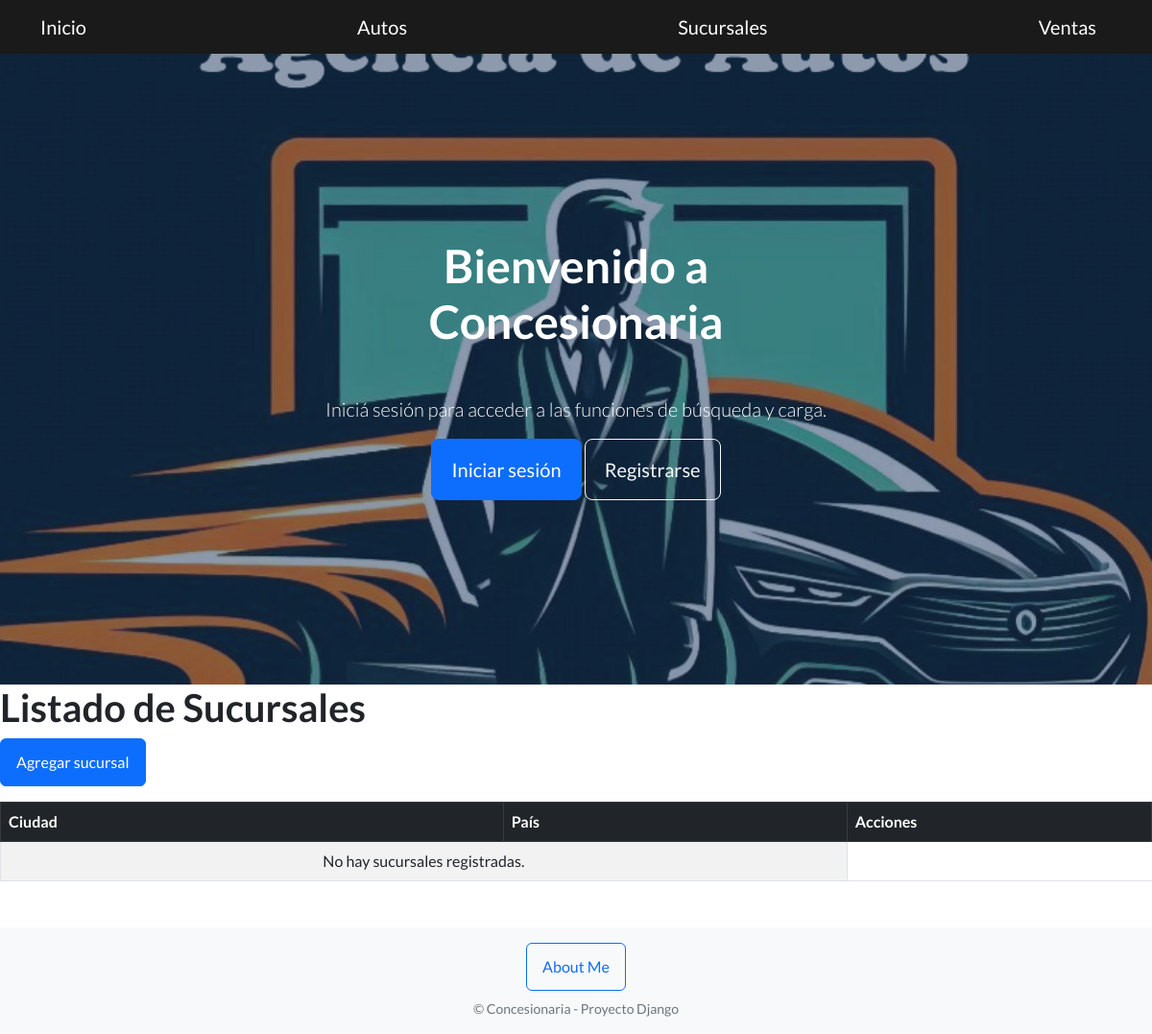
Page /Sucursales/ on the earlier database version.
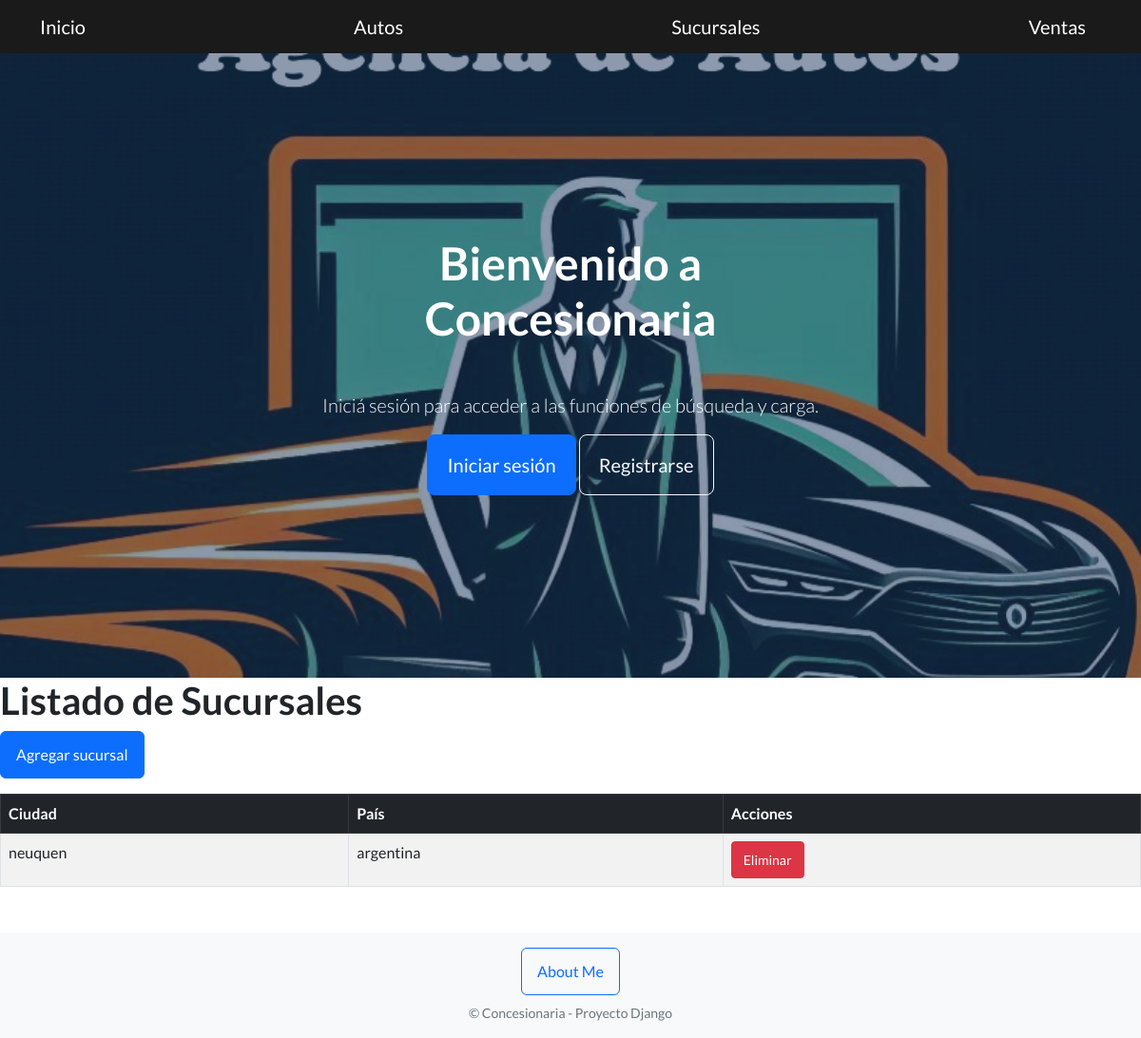
Same page on the later database version.
### AppFinal/models.py (models this page shows)
class Sucursales(models.Model):
    ciudad=models.CharField(max_length=35)
    pais=models.CharField(max_length=15)

### AppFinal/views.py (the view)
# urls.py: path('Sucursales/',views.Sucursales_view, name="Sucursales"),
def Sucursales_view(request):
     Lista_Sucursales = Sucursales.objects.all()
     return render(request, "AppFinal/Sucursales.html", {"sucursales": Lista_Sucursales})

### AppFinal/templates/AppFinal/Sucursales.html
{% extends "AppFinal/inicio.html" %}
{% block contenidoQueCambia %}
<h1>Listado de Sucursales</h1>
<p>
    <a href="{% url 'SucursalesFormulario' %}" class="btn btn-primary">Agregar sucursal</a>
</p>
<table class="table table-striped table-bordered table-hover">
    <thead class="table-dark">
        <tr>
            <th>Ciudad</th>
            <th>País</th>
            <th>Acciones</th>
        </tr>
    </thead>
    <tbody>
        {% for sucursal in sucursales %}
        <tr>
            <td>{{ sucursal.ciudad }}</td>
            <td>{{ sucursal.pais }}</td>
            <td> <a href="{% url 'EliminarSucursal' sucursal.id %}"
                   class="btn btn-danger btn-sm">
                    Eliminar
                </a></td>
        </tr>
        {% empty %}
        <tr>
            <td colspan="2" class="text-center">No hay sucursales registradas.</td>
        </tr>
        {% endfor %}
    </tbody>
</table>
{% endblock %}

Differences in the rows shown:
added Sucursales: ciudad "neuquen", pais "argentina"
Other differences:
text no longer shown: "No hay sucursales registradas."
